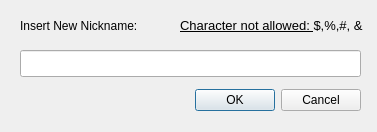
<?xml version="1.0" encoding="UTF-8"?>
<ui version="4.0">
 <class>nameDIalog</class>
 <widget class="QDialog" name="nameDIalog">
  <property name="geometry">
   <rect>
    <x>0</x>
    <y>0</y>
    <width>377</width>
    <height>132</height>
   </rect>
  </property>
  <property name="windowTitle">
   <string>Dialog</string>
  </property>
  <widget class="QDialogButtonBox" name="buttonBox">
   <property name="geometry">
    <rect>
     <x>140</x>
     <y>80</y>
     <width>221</width>
     <height>41</height>
    </rect>
   </property>
   <property name="orientation">
    <enum>Qt::Horizontal</enum>
   </property>
   <property name="standardButtons">
    <set>QDialogButtonBox::Cancel|QDialogButtonBox::Ok</set>
   </property>
  </widget>
  <widget class="QLineEdit" name="insertNameBox">
   <property name="geometry">
    <rect>
     <x>20</x>
     <y>50</y>
     <width>341</width>
     <height>27</height>
    </rect>
   </property>
   <property name="maxLength">
    <number>25</number>
   </property>
  </widget>
  <widget class="QLabel" name="insertLabel">
   <property name="geometry">
    <rect>
     <x>20</x>
     <y>10</y>
     <width>151</width>
     <height>31</height>
    </rect>
   </property>
   <property name="text">
    <string>Insert New Nickname:</string>
   </property>
  </widget>
  <widget class="QLabel" name="label_2">
   <property name="geometry">
    <rect>
     <x>180</x>
     <y>10</y>
     <width>191</width>
     <height>31</height>
    </rect>
   </property>
   <property name="text">
    <string>&lt;html&gt;&lt;head/&gt;&lt;body&gt;&lt;p&gt;&lt;span style=&quot; font-size:10pt; text-decoration: underline;&quot;&gt;Character not allowed:   &lt;/span&gt;&lt;span style=&quot; font-size:10pt;&quot;&gt;$,%,#, &amp;amp;&lt;/span&gt;&lt;/p&gt;&lt;/body&gt;&lt;/html&gt;</string>
   </property>
  </widget>
 </widget>
 <resources/>
 <connections>
  <connection>
   <sender>buttonBox</sender>
   <signal>accepted()</signal>
   <receiver>nameDIalog</receiver>
   <slot>accept()</slot>
   <hints>
    <hint type="sourcelabel">
     <x>248</x>
     <y>254</y>
    </hint>
    <hint type="destinationlabel">
     <x>157</x>
     <y>274</y>
    </hint>
   </hints>
  </connection>
  <connection>
   <sender>buttonBox</sender>
   <signal>rejected()</signal>
   <receiver>nameDIalog</receiver>
   <slot>reject()</slot>
   <hints>
    <hint type="sourcelabel">
     <x>316</x>
     <y>260</y>
    </hint>
    <hint type="destinationlabel">
     <x>286</x>
     <y>274</y>
    </hint>
   </hints>
  </connection>
 </connections>
</ui>
